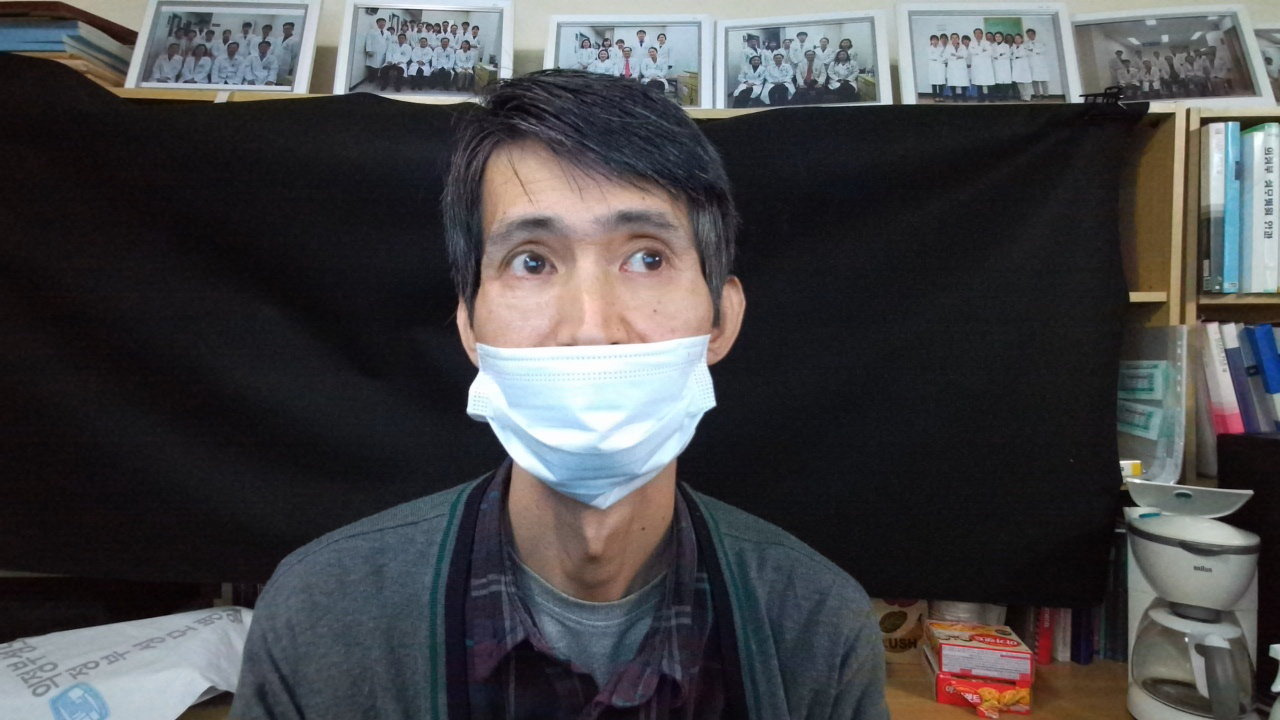
#> input picture dataset/s01/30/RGB/s01_30_RGB_F_0426.jpg, 1280 x 720 px
$ python -i find_pupil.py   (imports and definitions only)
#> lines starting #> are read from the running program, lines starting #| are printed output that depends on the picture; after the words box and inside, x2 and y2 are one past the last pixel; in counts of white or black regions, pixels touching at a corner belong together
#> further down, picture is the input picture: shape (720, 1280, 3); mean B, G, R 71.3, 69.3, 69.5
# Otsu Thresholding & Mopology to find the pupil area

import cv2
import numpy as np

def find_pupil(roi_img, env_mode="normal"):
    """
    roi_img: 입력 이미지 (Gray or BGR)
    env_mode: "normal" (30/50cm용) 또는 "vr" (VR용)
    """
#> called with env_mode = 'normal'
    if roi_img is None: return None

    # 1. Grayscale 변환
    if len(roi_img.shape) == 3:
        gray = cv2.cvtColor(roi_img, cv2.COLOR_BGR2GRAY)
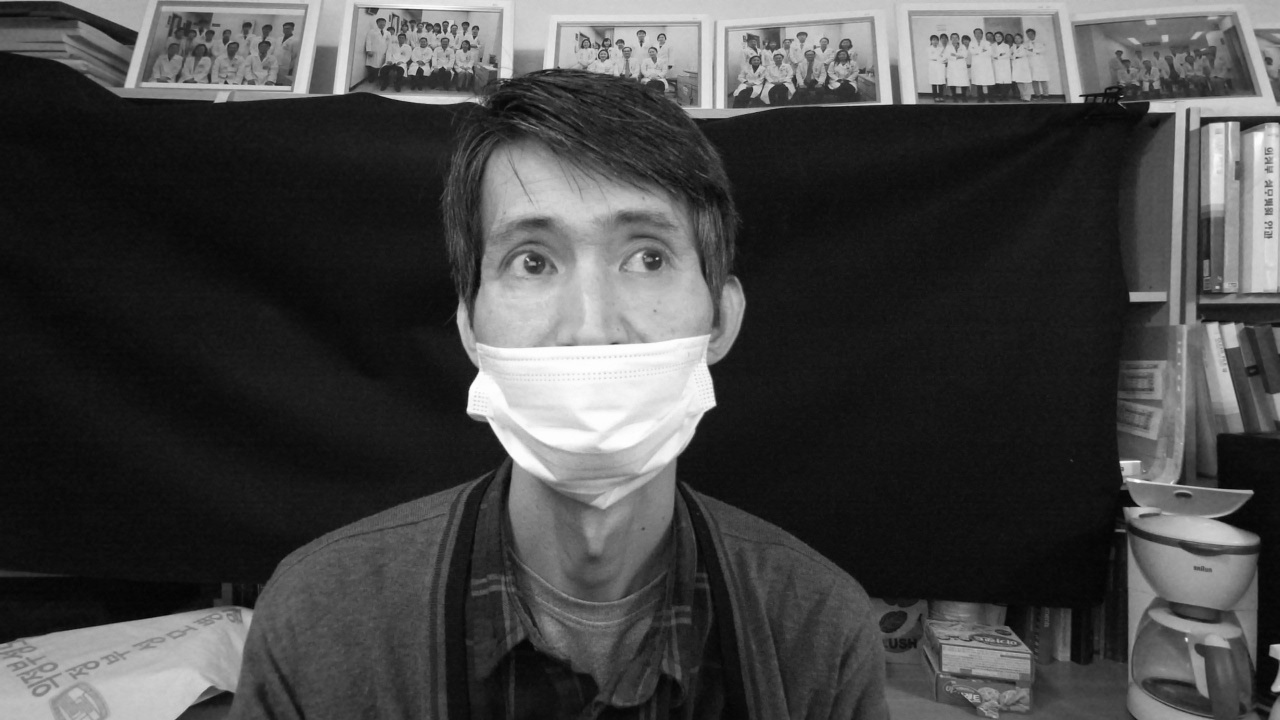
#> gray: shape (720, 1280); min 3, max 255, mean 69.5
    else:
        gray = roi_img

    # 이미지 크기 확인
    h, w = gray.shape
#> h = 720; w = 1280
    img_area = h * w
#> img_area = 921600

    # 2. 전처리 & 이진화 (공통)
    blurred = cv2.GaussianBlur(gray, (5, 5), 0)
    _, binary = cv2.threshold(blurred, 0, 255, cv2.THRESH_BINARY_INV + cv2.THRESH_OTSU)
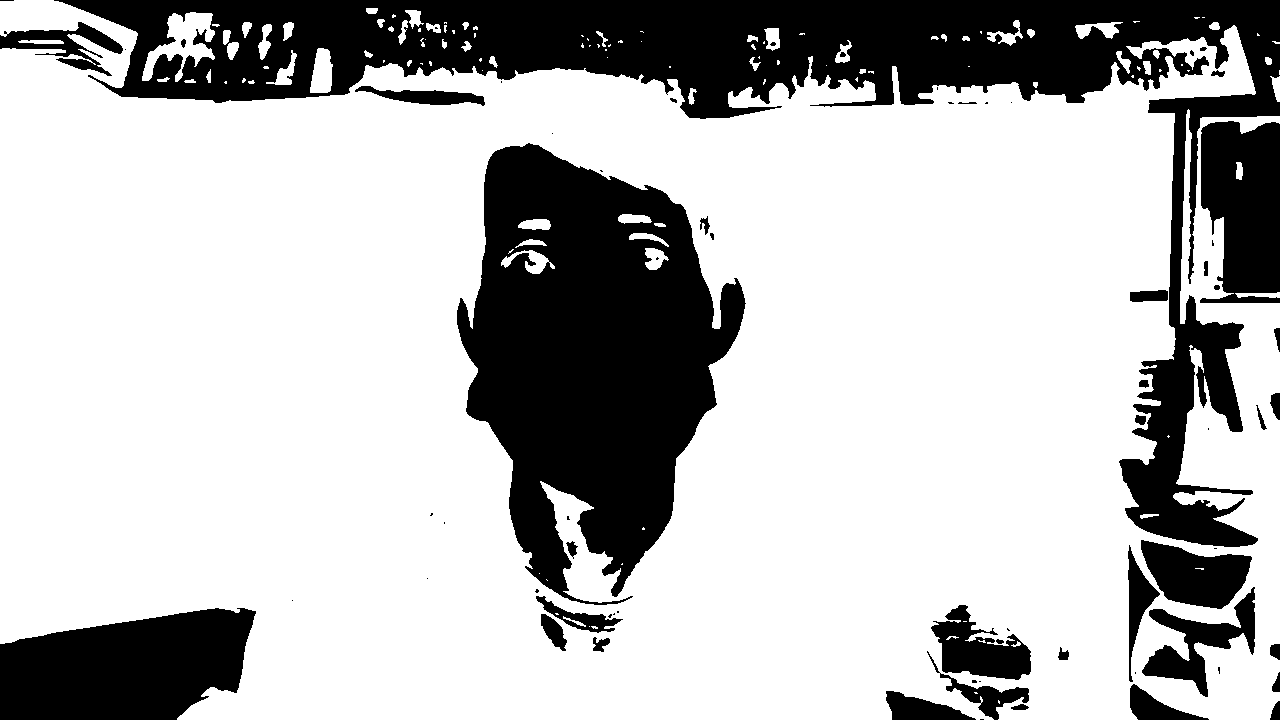
#> binary: shape (720, 1280); 72.7% white; 70 black regions (31 under 20 px), largest, box (x1, y1, x2, y2) and area: (54, 0, 1280, 547) 111906, (457, 143, 746, 605) 79399, (0, 608, 256, 720) 22230

    # ==========================================
    # [차별화 포인트 1] 마스킹 (VR 전용)
    # ==========================================
    if env_mode == "vr":
        mask = np.zeros((h, w), dtype=np.uint8)
        # VR은 중앙 50%만 집중적으로 봄 (안경테 제거)
        roi_x = int(w * 0.25)
        roi_y = int(h * 0.25)
        roi_w = int(w * 0.50)
        roi_h = int(h * 0.50)
        mask[roi_y:roi_y+roi_h, roi_x:roi_x+roi_w] = 255
        binary = cv2.bitwise_and(binary, binary, mask=mask)

    # 3. 모폴로지 연산 (노이즈 제거)
    kernel = np.ones((3, 3), np.uint8)
    binary = cv2.morphologyEx(binary, cv2.MORPH_OPEN, kernel, iterations=2)
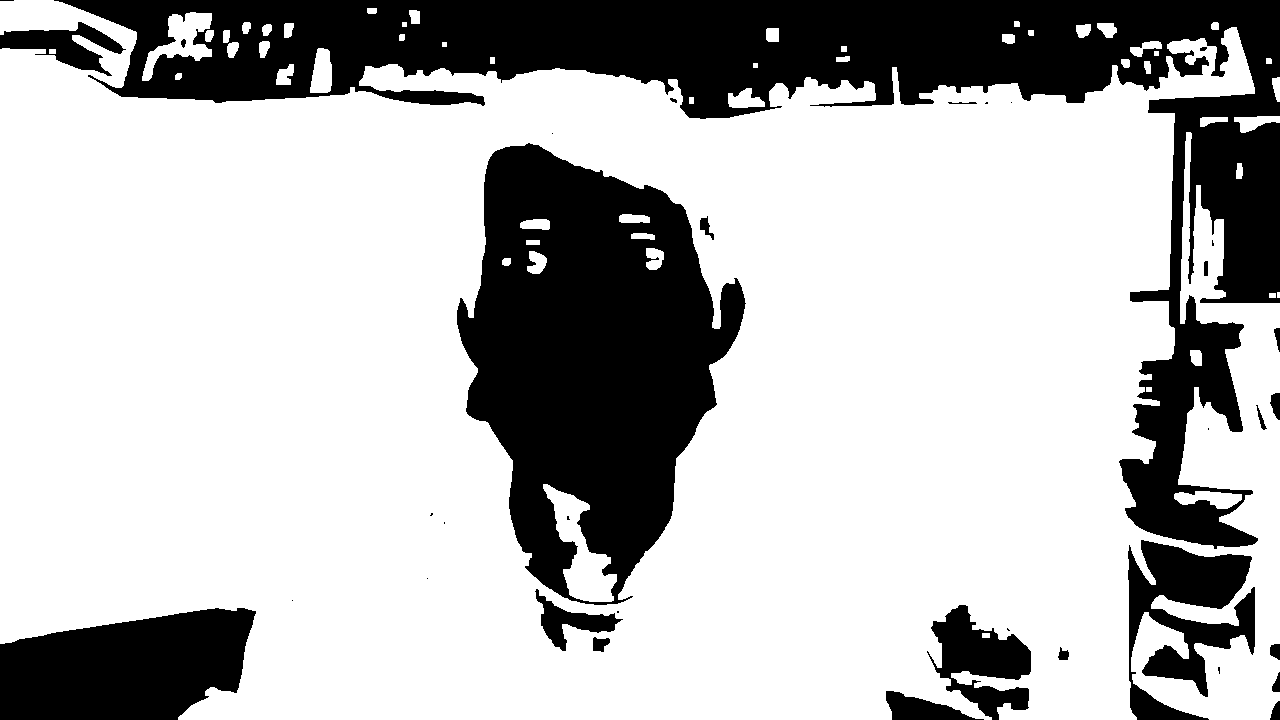
#> binary: shape (720, 1280); 72.1% white; 36 black regions (14 under 20 px), largest, box (x1, y1, x2, y2) and area: (54, 0, 1280, 549) 129665, (457, 143, 746, 605) 80185, (0, 608, 256, 720) 22266
    binary = cv2.morphologyEx(binary, cv2.MORPH_CLOSE, kernel, iterations=2)
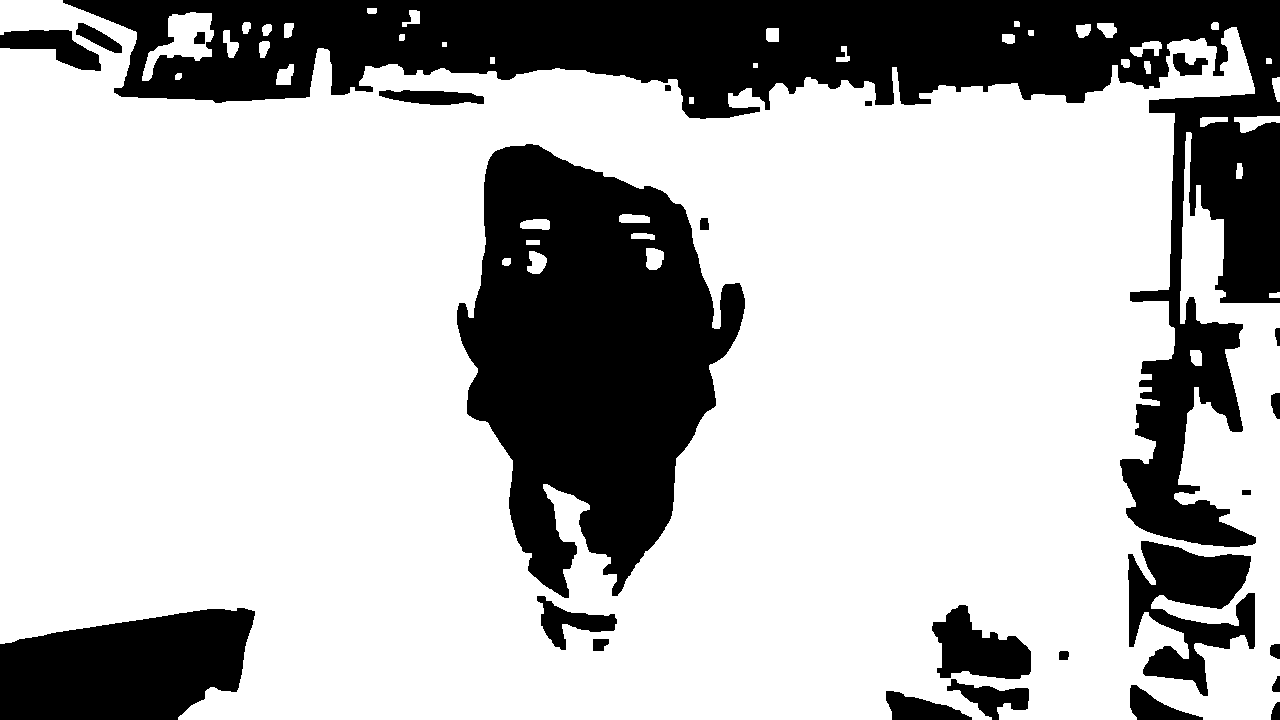
#> binary: shape (720, 1280); 72.4% white; 25 black regions

    # 4. 컨투어 검출
    contours, _ = cv2.findContours(binary, cv2.RETR_EXTERNAL, cv2.CHAIN_APPROX_SIMPLE)
#> contours = 34 contours, 2 with area under 20; largest, box (x1, y1, x2, y2) and area: (0, 0, 1280, 720) 756371, (142, 12, 214, 81) 2107, (1234, 116, 1280, 133) 395, (1130, 41, 1162, 57) 241, (276, 64, 294, 85) 237
    if not contours: return None

    # 5. 최적의 동공 찾기
    best_pupil = None
    min_dist_from_center = float('inf')
    img_cx, img_cy = w // 2, h // 2
#> img_cx = 640; img_cy = 360

    for cnt in contours:
        area = cv2.contourArea(cnt)

        # ==========================================
        # [차별화 포인트 2] 동적 면적 필터링
        # ==========================================
        # 30/50 이미지는 작고(60x60), VR은 큼(640x480). 고정값(50)을 쓰면 위험함.
        # 이미지 전체 면적의 0.5% ~ 30% 사이만 인정
        if area < (img_area * 0.005) or area > (img_area * 0.3):
            continue

        # 원형성 검사
        perimeter = cv2.arcLength(cnt, True)
        if perimeter == 0: continue
        circularity = 4 * np.pi * (area / (perimeter * perimeter))

        # VR은 찌그러진 노이즈가 많으므로 기준을 좀 더 높임
        threshold_circ = 0.7 if env_mode == "vr" else 0.5
        if circularity < threshold_circ: continue

        # 종횡비 검사 (길쭉한 노이즈 제거)
        x, y, cw, ch = cv2.boundingRect(cnt)
        aspect_ratio = float(cw) / ch
        if not (0.6 < aspect_ratio < 1.6): continue

        # ==========================================
        # [차별화 포인트 3] 우선순위 결정
        # ==========================================
        # VR: "중앙에 있는 놈"이 진짜일 확률이 높음 (안경테가 외곽에 있으므로)
        # Normal: 그냥 원형성 좋고 큰 놈이 장땡일 수 있음

        M = cv2.moments(cnt)
        if M['m00'] == 0: continue
        cx = int(M['m10'] / M['m00'])
        cy = int(M['m01'] / M['m00'])

        dist = np.sqrt((cx - img_cx)**2 + (cy - img_cy)**2)

        if env_mode == "vr":
            # VR은 중앙 거리 우선
            if dist < min_dist_from_center:
                min_dist_from_center = dist
                best_pupil = cnt
        else:
            # 30/50은 그냥 적당히 중앙에 있고(너무 구석이 아니고) 큰 것
            # 여기서는 로직을 단순화해서 VR과 동일하게 가되,
            # 이미 EyeCropper가 눈을 중앙에 뒀으므로 중앙 거리 방식도 유효함
            if dist < min_dist_from_center:
                min_dist_from_center = dist
                best_pupil = cnt
#> this loop made 34 passes
#> area on passes 1, 2, 3, 4, 5, 7, 8, 9, 11, 12, 13, 15: 144.5, 42.5, 77.5, 149, 395, 120, 32, 237, 60.5, 57, 24.5, 86
#> (cnt, area) on passes 6, 14: ([[689, 97], [689, 103], [693, 103], [693, 97]], 24), ([[490, 57], [490, 63], [494, 63], [494, 57]], 24)
#> after the loop, min_dist_from_center = inf

    # 7. 결과 반환
    if best_pupil is not None:
        # 최소 외접원(Minimum Enclosing Circle) 구하기
        (cx, cy), radius = cv2.minEnclosingCircle(best_pupil)
        return int(cx), int(cy), int(radius)

    return None

>>> import cv2
>>> picture = cv2.imread('../dataset/s01/30/RGB/s01_30_RGB_F_0426.jpg')
>>> result = find_pupil(picture)

$ run again, on dataset/s01/30/RGB/s01_30_RGB_L_0051.jpg
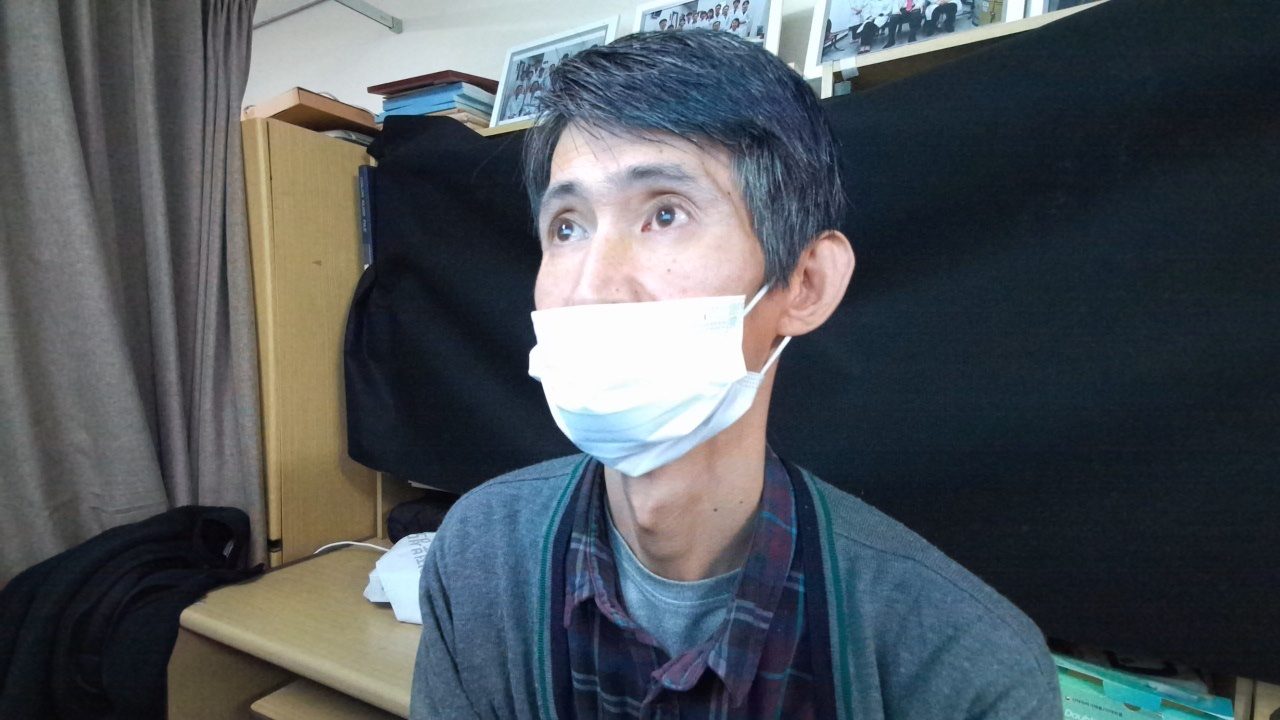
#> input picture dataset/s01/30/RGB/s01_30_RGB_L_0051.jpg, 1280 x 720 px
#> picture is the input picture: shape (720, 1280, 3); mean B, G, R 90.1, 84.6, 77.8
#> in find_pupil, `_, binary = cv2.threshold(blurred, 0, 255, cv2.THRESH_BINARY_INV + cv2..`:
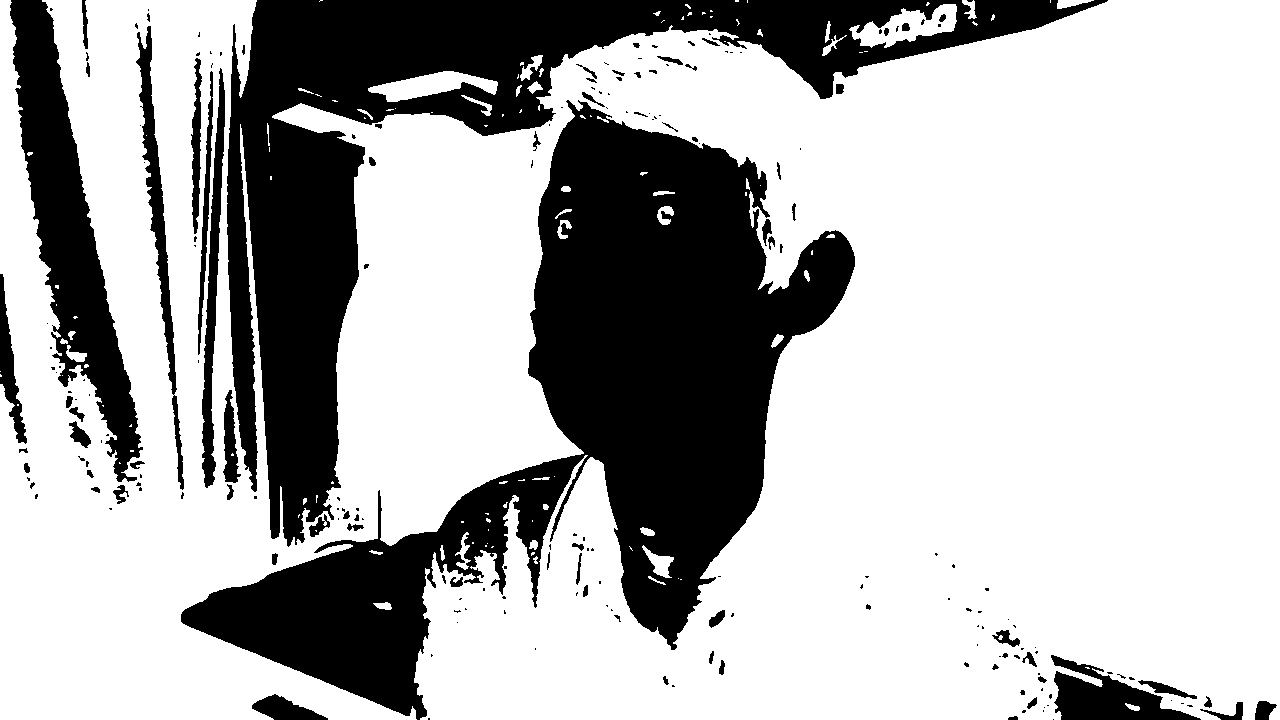
#> binary: shape (720, 1280); 70.2% white; 209 black regions (131 under 20 px), largest, box (x1, y1, x2, y2) and area: (181, 100, 855, 720) 131187, (227, 0, 1108, 547) 97514, (10, 0, 143, 482) 22050
#> in find_pupil, `binary = cv2.morphologyEx(binary, cv2.MORPH_CLOSE, kernel, iterations=2)`:
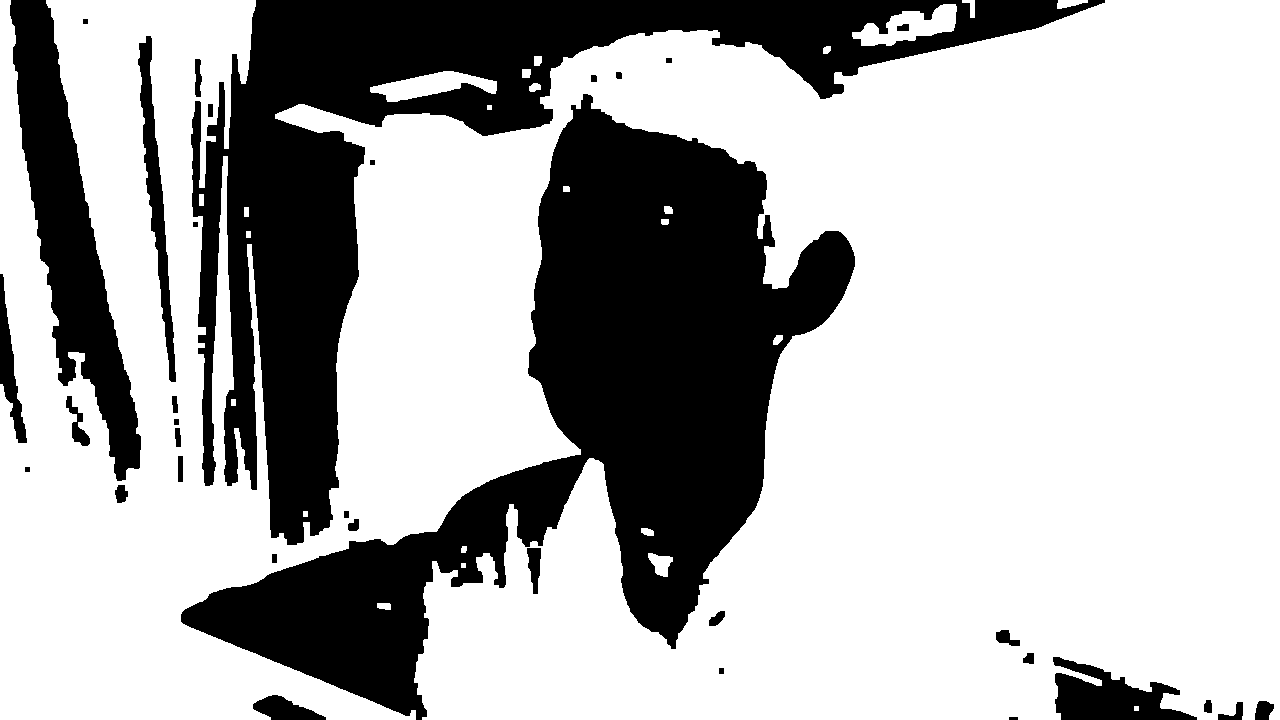
#> binary: shape (720, 1280); 69.9% white; 35 black regions
#> contours = 25 contours, 3 with area under 20; largest, box (x1, y1, x2, y2) and area: (0, 0, 1280, 720) 638750, (852, 4, 957, 46) 2142, (370, 71, 497, 102) 1875, (648, 553, 673, 577) 324, (1057, 0, 1088, 9) 150
#> the loop in find_pupil, `for cnt in contours:` made 25 passes
#> area on passes 2, 4, 5, 6, 9, 11, 13, 15: 68.5, 323.5, 27, 66, 60, 34, 50.5, 29.5
#> after the loop in find_pupil, `for cnt in contours:`: min_dist_from_center = inf
